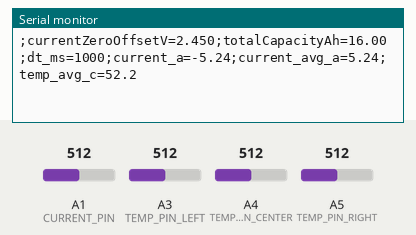
Simulated run of this sketch. Board: Arduino Uno, built with avr-gcc and run on an emulated ATmega328P. Parts: the last lines printed to the serial monitor. The test bench sets the inputs (shaded band); at power-on: A1 (CURRENT_PIN) = 512, A3 (TEMP_PIN_LEFT) = 512, A4 (TEMP_PIN_CENTER) = 512, A5 (TEMP_PIN_RIGHT) = 512.

Above: at 2.2 s.
2.3 s: A1 (CURRENT_PIN) set to 716
At 3.5 s:
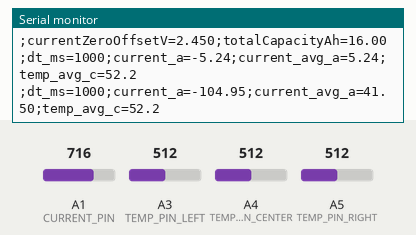
3.8 s: A3 (TEMP_PIN_LEFT) set to 716
At 4.9 s:
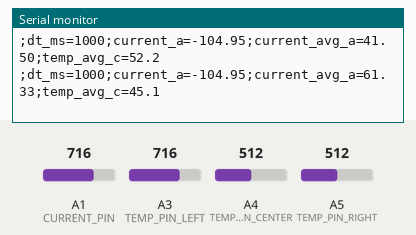
5.3 s: A4 (TEMP_PIN_CENTER) set to 716
At 6.6 s:
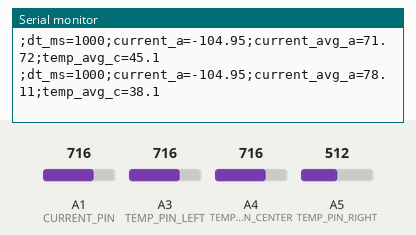
6.8 s: A5 (TEMP_PIN_RIGHT) set to 716
At 7.7 s:
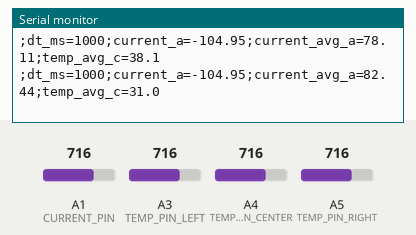
8.3 s: A1 (CURRENT_PIN) set to 992
At 9.6 s:
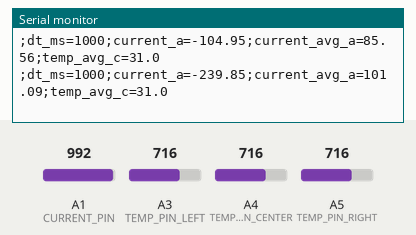
9.8 s: A3 (TEMP_PIN_LEFT) set to 306
At 10.9 s:
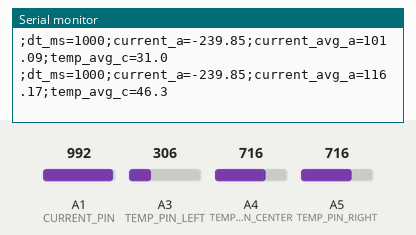
Timing chart, 0 to 12.3 s (numbered marks = the images above; inputs shaded):
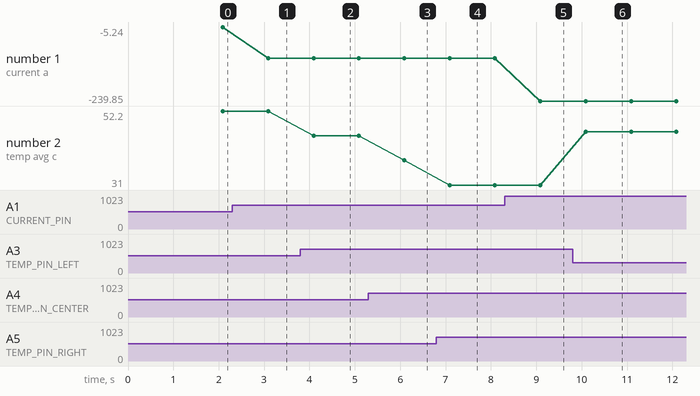

The sketch:

Arduino_Code_Akku_Monitoring.ino
```cpp
// (licence header left out)
/*  This program is free software; you can redistribute it and/or modify
 *  it under the terms of the GNU General Public License as published by
 *  the Free Software Foundation; either version 2 of the License, or
 *  (at your option) any later version.
 *
 *  This program is distributed in the hope that it will be useful,
 *  but WITHOUT ANY WARRANTY; without even the implied warranty of
 *  MERCHANTABILITY or FITNESS FOR A PARTICULAR PURPOSE.  See the
 *  GNU Library General Public License for more details.
 *
 *  Read the full text in the LICENSE.GPL file in the doc directory.
 */

// ------------------------------------------------------------
// PINBELEGUNG
// ------------------------------------------------------------

// ACS758-Ausgang.
// Wichtig: Dieser Pin muss mit OUT des ACS758 verbunden sein.
const int CURRENT_PIN = A1;

// Temperaturleitungen.
// Diese Pins lesen aktuell die drei Temperaturkanäle ein.
const int TEMP_PIN_LEFT   = A3;
const int TEMP_PIN_CENTER = A4;
const int TEMP_PIN_RIGHT  = A5;

// ------------------------------------------------------------
// ALLGEMEINE EINSTELLUNGEN
// ------------------------------------------------------------

// Arduino UNO ADC-Referenz.
// Standardmäßig misst analogRead gegen 5 V.
const float VCC = 5.0;

// 10-bit ADC: Wertebereich 0 bis 1023.
const float ADC_MAX = 1023.0;

// ------------------------------------------------------------
// STROMSENSOR-EINSTELLUNGEN
// ------------------------------------------------------------

// ACS758-200B: ungefähr 10 mV pro Ampere.
// Falls euer Sensor eine andere Variante ist, muss dieser Wert angepasst werden.
const float ACS758_SENSITIVITY_V_PER_A = 0.010;

// Deshalb ist 2.450 V aktuell der beste 0-A-Punkt.
// Dieser Offset wurde aus deinen Messdaten abgeleitet und muss gegebenenfalls abgeleitet werden.
const float CURRENT_ZERO_OFFSET_V = 2.450;

// Richtung der Strommessung.
const float CURRENT_DIRECTION = -1.0;

// Kleine Ströme unterhalb dieser Grenze werden als 0 A behandelt, um Offsetrauschen und ADC-Schwankungen zu unterdrücken.
const float CURRENT_CUTOFF_A = 0.7;

// Wie oft der Strom intern gemessen wird.
// Die DATA-Ausgabe kann langsamer sein; intern wird trotzdem häufiger gemessen.
const unsigned long CURRENT_SAMPLE_INTERVAL_MS = 200;

// Für den Durchschnittsstrom werden die letzten 100 Strommesswerte verwendet.
const int CURRENT_AVG_WINDOW_SIZE = 100;

// ------------------------------------------------------------
// AKKU-EINSTELLUNGEN
// ------------------------------------------------------------

// Das System geht fest von 4 Akkus aus.
const int FIXED_BATTERY_COUNT = 4;

// Jeder Akku wird mit 4 Ah angenommen.
const float CAPACITY_PER_BATTERY_AH = 4.0;

// Daraus folgt Gesamtkapazität.
const float FIXED_TOTAL_CAPACITY_AH =
  FIXED_BATTERY_COUNT * CAPACITY_PER_BATTERY_AH;

// ------------------------------------------------------------
// TEMPERATUR-EINSTELLUNGEN
// ------------------------------------------------------------

// Der Arduino nutzt den internen Pullup als Spannungsteiler.
const bool USE_INTERNAL_PULLUP_FOR_TEMP = true;

// Grob angenommener Pullup-Widerstand.
const float TEMP_PULLUP_OHM = 3300.0;

// Standardannahme: 10k-NTC bei 25 °C.
const float NTC_R0_OHM = 10000.0;
const float NTC_T0_K = 298.15;
const float NTC_BETA = 3950.0;

// Wenn die Temperaturmessung ungültig ist:
const float TEMP_FALLBACK_C = 25.0;

// Spannungswerte Temperatursensor
const float TEMP_MIN_VALID_V = 0.10;
const float TEMP_MAX_VALID_V = 3.70;

// ------------------------------------------------------------
// AUSGABE- UND MITTELUNGSINTERVALLE
// ------------------------------------------------------------

// Alle 1000 ms wird eine komplette DATA-Zeile ausgegeben.
const unsigned long DATA_INTERVAL_MS = 1000;

// Anzahl ADC-Samples pro Messwert.
const int CURRENT_ADC_SAMPLES = 20;
const int TEMP_ADC_SAMPLES = 20;

// ------------------------------------------------------------
// LAUFZEITVARIABLEN
// ------------------------------------------------------------

unsigned long lastCurrentSampleMs = 0;
unsigned long lastDataMs = 0;

// Aktueller Stromsensor-Spannungswert
float currentVoltage_V = 0.0;

// Aktueller Momentanstrom
float current_A = 0.0;

// Ringpuffer für den gleitenden Durchschnittsstrom.
// Es werden immer die letzten CURRENT_AVG_WINDOW_SIZE Messwerte verwendet.
float currentAvgBuffer_A[CURRENT_AVG_WINDOW_SIZE];
int currentAvgIndex = 0;
int currentAvgCount = 0;

// Temperaturwerte
float tempLeft_V = 0.0;
float tempCenter_V = 0.0;
float tempRight_V = 0.0;

float tempLeft_C = TEMP_FALLBACK_C;
float tempCenter_C = TEMP_FALLBACK_C;
float tempRight_C = TEMP_FALLBACK_C;

float tempAvg_C = TEMP_FALLBACK_C;
int tempValidCount = 0;

// ------------------------------------------------------------
// SETUP
// ------------------------------------------------------------

void setup()
{
  Serial.begin(115200);

  // Stromsensor-Pin als Analoginput.
  pinMode(CURRENT_PIN, INPUT);

  // Temperaturpins vorbereiten.
  // INPUT_PULLUP aktiviert den internen Pullup-Widerstand.
  if (USE_INTERNAL_PULLUP_FOR_TEMP)
  {
    pinMode(TEMP_PIN_LEFT, INPUT_PULLUP);
    pinMode(TEMP_PIN_CENTER, INPUT_PULLUP);
    pinMode(TEMP_PIN_RIGHT, INPUT_PULLUP);
  }
  else
  {
    pinMode(TEMP_PIN_LEFT, INPUT);
    pinMode(TEMP_PIN_CENTER, INPUT);
    pinMode(TEMP_PIN_RIGHT, INPUT);
  }

  delay(1000);

  // Ringpuffer für den Durchschnittsstrom initialisieren.
  for (int i = 0; i < CURRENT_AVG_WINDOW_SIZE; i++)
  {
    currentAvgBuffer_A[i] = 0.0;
  }

  // Erste Messungen durchführen, damit keine leeren Werte gesendet werden.
  readCurrentSensor();
  addCurrentToAverageBuffer();
  readTemperatures();

  lastCurrentSampleMs = millis();
  lastDataMs = millis();

  // Startinformationen
  Serial.print(F(";currentZeroOffsetV="));
  Serial.print(CURRENT_ZERO_OFFSET_V, 3);
  Serial.print(F(";totalCapacityAh="));
  Serial.println(FIXED_TOTAL_CAPACITY_AH, 2);
}

// ------------------------------------------------------------
// LOOP
// ------------------------------------------------------------

void loop()
{
  unsigned long now = millis();

  // 1) Strom regelmäßig intern messen.
  if (now - lastCurrentSampleMs >= CURRENT_SAMPLE_INTERVAL_MS)
  {
    lastCurrentSampleMs = now;
    readCurrentSensor();
    addCurrentToAverageBuffer();
  }

  // 2) Einmal pro Sekunde eine DATA-Zeile senden.
  if (now - lastDataMs >= DATA_INTERVAL_MS)
  {
    unsigned long dtMs = now - lastDataMs;
    lastDataMs = now;
    readTemperatures();

    // Durchschnitt über die letzten 100 Strommesswerte berechnen.
    float currentAvg_A = getAverageCurrent();

    printDataLine(dtMs, currentAvg_A);
  }
}

// ------------------------------------------------------------
// ANALOGE HILFSFUNKTIONEN
// ------------------------------------------------------------

float readVoltageAverage(int pin, int samples)
{
  long sum = 0;

  // Erste Messung nach Kanalwechsel verwerfen.
  analogRead(pin);
  delayMicroseconds(300);

  for (int i = 0; i < samples; i++)
  {
    sum += analogRead(pin);
    delayMicroseconds(300);
  }
  float rawAverage = sum / (float)samples;
  return rawAverage * (VCC / ADC_MAX);
}

// ------------------------------------------------------------
// STROMMESSUNG
// ------------------------------------------------------------

void readCurrentSensor()
{
  // Spannung am ACS758-Ausgang messen.
  currentVoltage_V = readVoltageAverage(CURRENT_PIN, CURRENT_ADC_SAMPLES);

  // Spannung in Ampere umrechnen.
  current_A =
    ((currentVoltage_V - CURRENT_ZERO_OFFSET_V) / ACS758_SENSITIVITY_V_PER_A)
    * CURRENT_DIRECTION;

  // Kleines Rauschen um 0 A entfernen.
  if (absFloat(current_A) < CURRENT_CUTOFF_A)
  {
    current_A = 0.0;
  }
}

void addCurrentToAverageBuffer()
{
  // Für Verbrauch interessiert uns der Betrag des Stroms.
  // Dadurch wird ein negativer Messwert nicht als negativer Verbrauch gezählt.
  currentAvgBuffer_A[currentAvgIndex] = absFloat(current_A);

  currentAvgIndex++;

  if (currentAvgIndex >= CURRENT_AVG_WINDOW_SIZE)
  {
    currentAvgIndex = 0;
  }

  if (currentAvgCount < CURRENT_AVG_WINDOW_SIZE)
  {
    currentAvgCount++;
  }
}

float getAverageCurrent()
{
  if (currentAvgCount == 0)
  {
    return 0.0;
  }

  float sum_A = 0.0;

  for (int i = 0; i < currentAvgCount; i++)
  {
    sum_A += currentAvgBuffer_A[i];
  }

  return sum_A / (float)currentAvgCount;
}

// ------------------------------------------------------------
// TEMPERATURMESSUNG
// ------------------------------------------------------------

float readTemperatureVoltage(int pin)
{
  if (USE_INTERNAL_PULLUP_FOR_TEMP)
  {
    // Pullup sicher aktivieren.
    pinMode(pin, INPUT_PULLUP);
    delay(3);
  }

  return readVoltageAverage(pin, TEMP_ADC_SAMPLES);
}

bool voltageLooksLikeValidTemp(float voltage)
{
  return (voltage > TEMP_MIN_VALID_V && voltage < TEMP_MAX_VALID_V);
}

float ntcVoltageToCelsius(float voltage)
{
  // Schutz gegen Division durch 0 und ungültige ADC-Werte.
  if (voltage <= 0.0 || voltage >= VCC)
  {
    return TEMP_FALLBACK_C;
  }

  // Spannungsteiler:
  // 5V -> Pullup -> Analogpin -> NTC -> GND
  //
  // U = VCC * R_ntc / (R_pullup + R_ntc)
  // Umgestellt:
  // R_ntc = R_pullup * U / (VCC - U)
  float ntcResistance =
    TEMP_PULLUP_OHM * voltage / (VCC - voltage);

  // Beta-Gleichung:
  // 1/T = 1/T0 + (1/B) * ln(R/R0)
  float tempK =
    1.0 / ((1.0 / NTC_T0_K) +
           (1.0 / NTC_BETA) *
           log(ntcResistance / NTC_R0_OHM));
  float tempC = tempK - 273.15;
  return tempC;
}

void readTemperatures()
{
  tempLeft_V = readTemperatureVoltage(TEMP_PIN_LEFT);
  tempCenter_V = readTemperatureVoltage(TEMP_PIN_CENTER);
  tempRight_V = readTemperatureVoltage(TEMP_PIN_RIGHT);
  tempValidCount = 0;
  float tempSum_C = 0.0;

  if (voltageLooksLikeValidTemp(tempLeft_V))
  {
    tempLeft_C = ntcVoltageToCelsius(tempLeft_V);
    tempSum_C += tempLeft_C;
    tempValidCount++;
  }
  else
  {
    tempLeft_C = TEMP_FALLBACK_C;
  }

  if (voltageLooksLikeValidTemp(tempCenter_V))
  {
    tempCenter_C = ntcVoltageToCelsius(tempCenter_V);
    tempSum_C += tempCenter_C;
    tempValidCount++;
  }
  else
  {
    tempCenter_C = TEMP_FALLBACK_C;
  }

  if (voltageLooksLikeValidTemp(tempRight_V))
  {
    tempRight_C = ntcVoltageToCelsius(tempRight_V);
    tempSum_C += tempRight_C;
    tempValidCount++;
  }
  else
  {
    tempRight_C = TEMP_FALLBACK_C;
  }

  if (tempValidCount > 0)
  {
    tempAvg_C = tempSum_C / (float)tempValidCount;
  }
  else
  {
    tempAvg_C = TEMP_FALLBACK_C;
  }
}

// ------------------------------------------------------------
// AUSGABE
// ------------------------------------------------------------

void printDataLine(unsigned long dtMs, float currentAvg_A)
{
  Serial.print(F(";dt_ms="));
  Serial.print(dtMs);

  Serial.print(F(";current_a="));
  Serial.print(current_A, 2);

  Serial.print(F(";current_avg_a="));
  Serial.print(currentAvg_A, 2);

  Serial.print(F(";temp_avg_c="));
  Serial.print(tempAvg_C, 1);

  Serial.println();
}

// ------------------------------------------------------------
// HILFSFUNKTION
// ------------------------------------------------------------

float absFloat(float value)
{
  if (value < 0.0)
  {
    return -value;
  }

  return value;
}
```

Measured:
- after the input at 2.3 s, the serial monitor: prints a new line after 0.79 s (image 1)
- after the input at 3.8 s, the serial monitor: prints a new line after 0.29 s (image 2)
- after the input at 5.3 s, the serial monitor: prints a new line after 0.79 s (image 3)
- after the input at 6.8 s, the serial monitor: prints a new line after 0.29 s (image 4)
- after the input at 8.3 s, the serial monitor: prints a new line after 0.79 s (image 5)
- after the input at 9.8 s, the serial monitor: prints a new line after 0.29 s (image 6)
- plotted number 1: -5.24 → -104.95 after the input at 2.3 s, -104.95 → -239.85 after the input at 8.3 s
- plotted number 2: 52.2 → 45.1 after the input at 3.8 s, 45.1 → 38.1 after the input at 5.3 s, 38.1 → 31 after the input at 6.8 s, 31 → 46.3 after the input at 9.8 s
